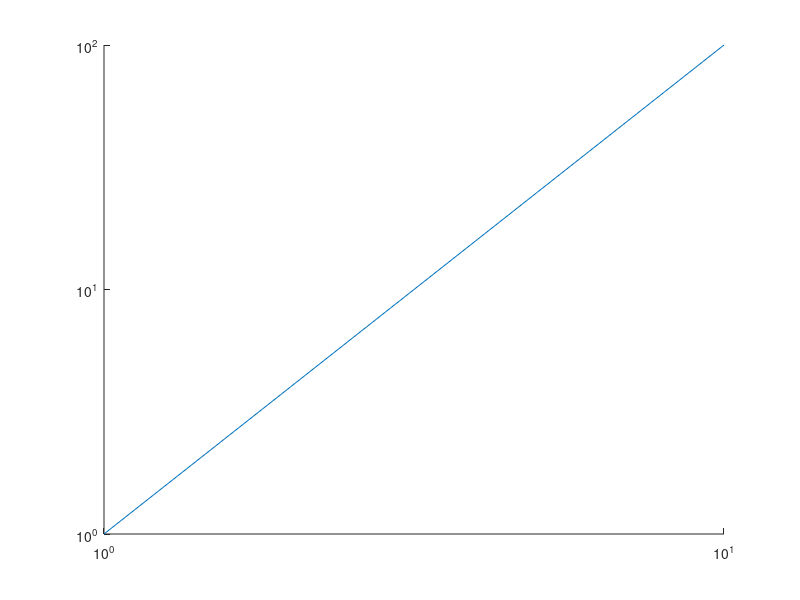

Source code (MATLAB): (Note: this script raises an error after producing the figure.)
function convergenceNeumann1
    hold on
    loglog(arrayfun(@(x) x^2,1:10));
    for w  = [3/2,3]
        drawThing = [];
        for  n = [4,9,19,39,79,99,119]
      %  for n = [4,9,19,39,49]
            [u_h,err] = solveNeumann(n,w,"false");
            drawThing = [drawThing,err]
        end
        loglog(drawThing);
    end
    loglog(arrayfun(@(x) x^2,drawThing(1):drawThing(1)+10));
end
